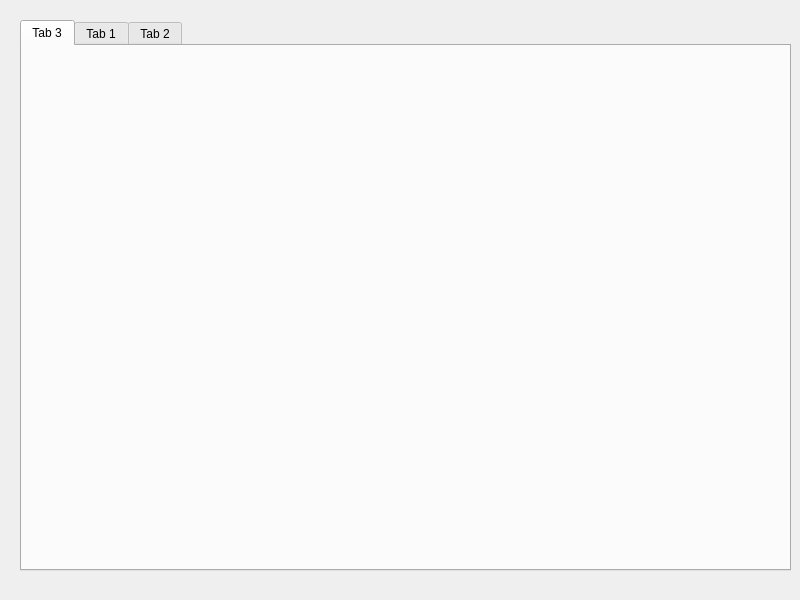
<?xml version="1.0" encoding="UTF-8"?>
<ui version="4.0">
 <class>MainWidget</class>
 <widget class="QWidget" name="MainWidget">
  <property name="geometry">
   <rect>
    <x>0</x>
    <y>0</y>
    <width>800</width>
    <height>600</height>
   </rect>
  </property>
  <property name="windowTitle">
   <string>MainWidget</string>
  </property>
  <widget class="QTabWidget" name="tabWidget">
   <property name="geometry">
    <rect>
     <x>20</x>
     <y>20</y>
     <width>771</width>
     <height>551</height>
    </rect>
   </property>
   <property name="currentIndex">
    <number>0</number>
   </property>
   <widget class="QWidget" name="pTab3">
    <attribute name="title">
     <string>Tab 3</string>
    </attribute>
   </widget>
   <widget class="QWidget" name="pTab1">
    <attribute name="title">
     <string>Tab 1</string>
    </attribute>
   </widget>
   <widget class="QWidget" name="pTab2">
    <attribute name="title">
     <string>Tab 2</string>
    </attribute>
   </widget>
  </widget>
 </widget>
 <resources/>
 <connections/>
</ui>
